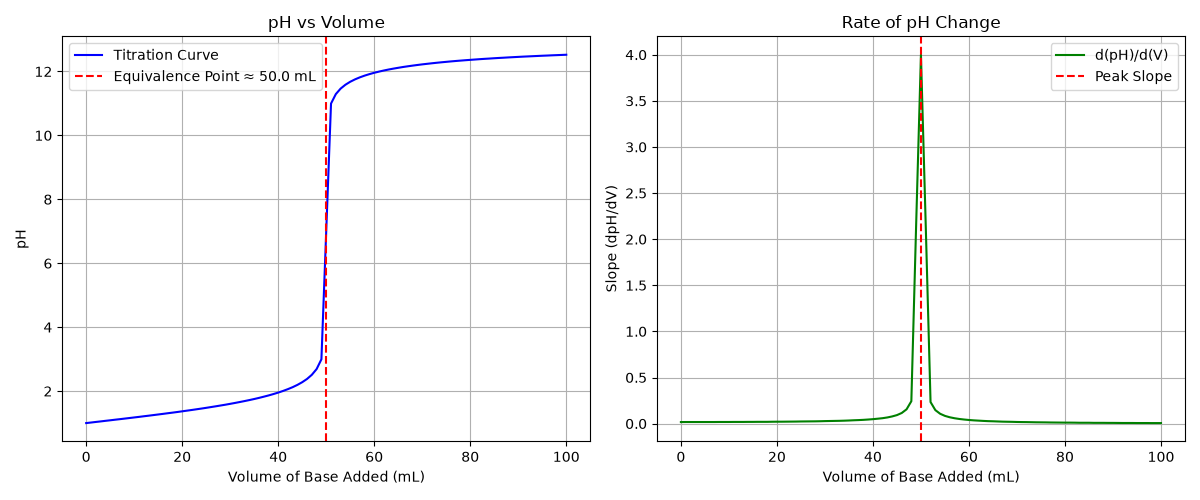

The script that saved this image:
"""
PW2 Lab B Part 5 (bonus) -- find a titration's equivalence point.

titration.csv holds a titration curve: pH versus the volume of base added.
The equivalence point is the volume where the pH changes fastest (the steep
jump). Numerically, that is where the SLOPE of the pH curve is largest.
Run:  python titration.py
"""
import numpy as np
import matplotlib.pyplot as plt

# TODO 1: read titration.csv (columns volume_base, pH) into arrays V, pH.
data = np.loadtxt("titration.csv", delimiter=",", skiprows=1)
V = data[:, 0]
pH = data[:, 1]

# TODO 2: compute the slope of the pH curve with np.gradient(pH, V), and find
#         the volume where that slope is largest (np.argmax). That is the
#         equivalence point. Print it.
slope = np.gradient(pH, V)
max_slope_idx = np.argmax(slope)
equivalence_volume = V[max_slope_idx]
print(f"Equivalence point volume: {equivalence_volume:.2f} mL")

# TODO 3: make two plots side by side: (left) pH vs volume with a line at the
#         equivalence point; (right) the slope vs volume, showing it peaks
#         at the equivalence point. Save as titration.png.
fig, (ax1, ax2) = plt.subplots(1, 2, figsize=(12, 5))

# Left plot: pH curve
ax1.plot(V, pH, color="blue", label="Titration Curve")
ax1.axvline(equivalence_volume, color="red", linestyle="--", label=f"Equivalence Point ≈ {equivalence_volume:.1f} mL")
ax1.set_xlabel("Volume of Base Added (mL)")
ax1.set_ylabel("pH")
ax1.set_title("pH vs Volume")
ax1.legend()
ax1.grid(True)

# Right plot: Slope curve
ax2.plot(V, slope, color="green", label="d(pH)/d(V)")
ax2.axvline(equivalence_volume, color="red", linestyle="--", label=f"Peak Slope")
ax2.set_xlabel("Volume of Base Added (mL)")
ax2.set_ylabel("Slope (dpH/dV)")
ax2.set_title("Rate of pH Change")
ax2.legend()
ax2.grid(True)

plt.tight_layout()
plt.savefig("titration.png")
plt.show()
